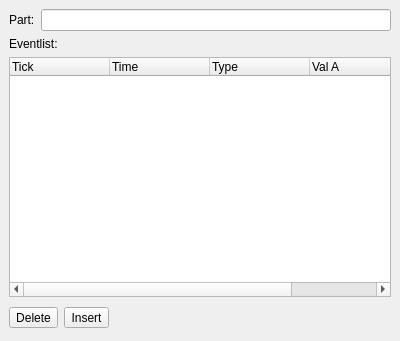
<ui version="4.0" >
 <class>PartListEdit</class>
 <widget class="QWidget" name="PartListEdit" >
  <property name="geometry" >
   <rect>
    <x>0</x>
    <y>0</y>
    <width>400</width>
    <height>341</height>
   </rect>
  </property>
  <property name="windowTitle" >
   <string>Form</string>
  </property>
  <layout class="QVBoxLayout" >
   <property name="margin" >
    <number>9</number>
   </property>
   <property name="spacing" >
    <number>6</number>
   </property>
   <item>
    <layout class="QHBoxLayout" >
     <property name="margin" >
      <number>0</number>
     </property>
     <property name="spacing" >
      <number>6</number>
     </property>
     <item>
      <widget class="QLabel" name="label" >
       <property name="sizePolicy" >
        <sizepolicy>
         <hsizetype>5</hsizetype>
         <vsizetype>0</vsizetype>
         <horstretch>0</horstretch>
         <verstretch>0</verstretch>
        </sizepolicy>
       </property>
       <property name="font" >
        <font>
         <weight>75</weight>
         <bold>true</bold>
        </font>
       </property>
       <property name="text" >
        <string>&lt;html>&lt;head>&lt;meta name="qrichtext" content="1" />&lt;style type="text/css">
p, li { white-space: pre-wrap; }
&lt;/style>&lt;/head>&lt;body style=" font-family:'Sans Serif'; font-size:9pt; font-weight:600; font-style:normal; text-decoration:none;">
&lt;p style=" margin-top:0px; margin-bottom:0px; margin-left:0px; margin-right:0px; -qt-block-indent:0; text-indent:0px;">&lt;span style=" font-weight:400;">Part:&lt;/span>&lt;/p>&lt;/body>&lt;/html></string>
       </property>
      </widget>
     </item>
     <item>
      <widget class="QLineEdit" name="partName" />
     </item>
    </layout>
   </item>
   <item>
    <widget class="QLabel" name="label_2" >
     <property name="text" >
      <string>Eventlist:</string>
     </property>
    </widget>
   </item>
   <item>
    <widget class="QTreeWidget" name="eventList" >
     <property name="alternatingRowColors" >
      <bool>true</bool>
     </property>
     <property name="indentation" >
      <number>0</number>
     </property>
     <property name="rootIsDecorated" >
      <bool>false</bool>
     </property>
     <property name="uniformRowHeights" >
      <bool>true</bool>
     </property>
     <property name="itemsExpandable" >
      <bool>false</bool>
     </property>
     <column>
      <property name="text" >
       <string>Tick</string>
      </property>
     </column>
     <column>
      <property name="text" >
       <string>Time</string>
      </property>
     </column>
     <column>
      <property name="text" >
       <string>Type</string>
      </property>
     </column>
     <column>
      <property name="text" >
       <string>Val A</string>
      </property>
     </column>
     <column>
      <property name="text" >
       <string>Val B</string>
      </property>
     </column>
    </widget>
   </item>
   <item>
    <layout class="QHBoxLayout" >
     <property name="margin" >
      <number>0</number>
     </property>
     <property name="spacing" >
      <number>6</number>
     </property>
     <item>
      <widget class="QToolButton" name="deleteButton" >
       <property name="text" >
        <string>Delete</string>
       </property>
      </widget>
     </item>
     <item>
      <widget class="QToolButton" name="insertButton" >
       <property name="text" >
        <string>Insert</string>
       </property>
      </widget>
     </item>
     <item>
      <spacer>
       <property name="orientation" >
        <enum>Qt::Horizontal</enum>
       </property>
       <property name="sizeHint" >
        <size>
         <width>231</width>
         <height>29</height>
        </size>
       </property>
      </spacer>
     </item>
    </layout>
   </item>
  </layout>
 </widget>
 <resources/>
 <connections/>
</ui>
